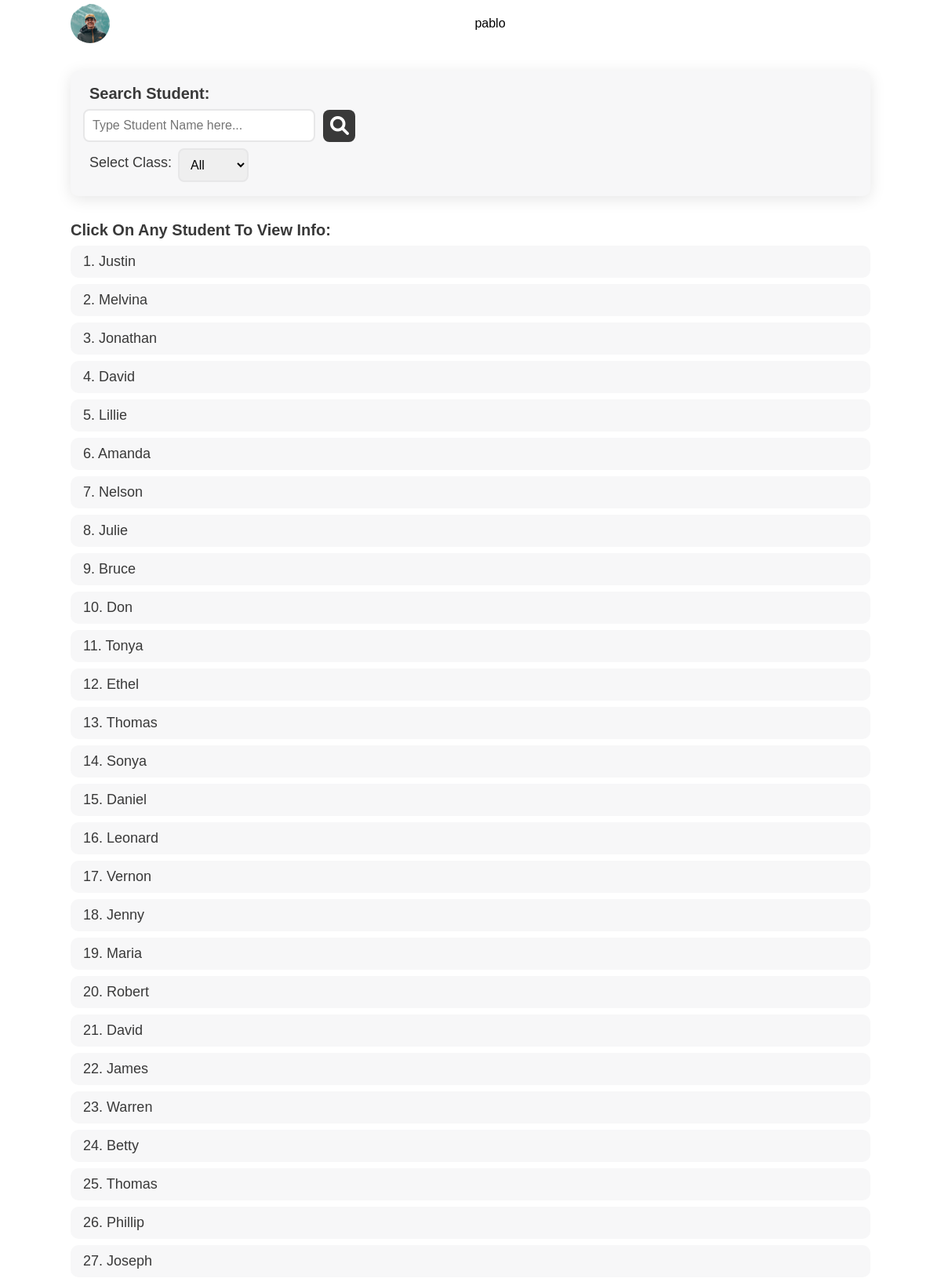
Page /superadmin/students/ (signed in, upper part) on the committed database.
### student/models.py (models this page shows)
class student(models.Model):
    fname = models.CharField(max_length=50)
    mname = models.CharField(max_length=50, blank=True, null=True)
    lname = models.CharField(max_length=50, blank=True, null=True)
    email = models.EmailField(blank=True, null=True)
    phone = models.IntegerField(blank=True, null=True)
    fathername = models.CharField(max_length=70)
    mothername = models.CharField(max_length=70)
    fatherphone = models.IntegerField()
    fatheremail = models.EmailField(blank=True, null=True)
    address = models.CharField(max_length=200)
    add_no = models.CharField(max_length=50, blank=True, null=True)
    roll_no = models.IntegerField()
    Class = models.ForeignKey('teacher.classSection', on_delete=models.PROTECT)
    school = models.ForeignKey('superadmin.school', on_delete=models.PROTECT)
    user = models.OneToOneField(User, on_delete=models.CASCADE)

### superadmin/views.py (the view)
# urls.py: path('students/', views.students, name = 'students'),
def students(request):
    admin = SuperAdmin.objects.get(user = request.user)
    school = admin.school
    students = student.objects.filter(school = admin.school)
    classes = classSection.objects.filter(teacher__in = teacher.objects.filter(school=admin.school))
    return render(request, 'students.html', {'students': students, 'classes': classes})

### templates/superadmin/students.html (shortened to what this page needs)
{% extends 'adminhome.html' %}
{% load static %}
{% block extra-head %}
    <link rel="stylesheet" href="{% static '/css/attendance.css' %}" />
    <link rel="stylesheet" href="{% static '/css/teacherExam.css' %}" />
    <link rel="stylesheet" href="{% static '/css/progress.css' %}" />
    <link rel="stylesheet" href="{% static '/css/adminList.css' %}" />
{% endblock extra-head %}
{% block content %}
    <section id="main">
      <section id="list-hero">
        <div class="menu-list list-hero">
          <div class="list-hero-search">
            <h2>Search Student:</h2>
            <div class="list-search-box">
              <input
                type="text"
                placeholder="Type Student Name here..."
              />
              <i class="fas fa-search"></i>
            </div>
          </div>
          <div class="list-hero-filter">
            <p>Select Class:</p>
            <select name="select-class" id="" onchange="submitHandler(event)">
              <option value="all" selected>All</option>
            </select>
          </div>
        </div>
      </section>
      <section id="admin-stud-list">
        <h2>Click on any student to view info:</h2>
        <div class="admin-stud-list">
          {% for student in students %}
          <div class="stud-list-elem">
            <div>
              <p>{{ forloop.counter }}. {{ student.fname }} {% if student.mname != "NULL" %}{{ student.mname }}{% endif %} {% if student.lname != "NULL" %}{{ student.lname }}{% endif %}</p>
            </div>
          </div>
          {% endfor %}
        </div>
      </section>
    </section>
{% endblock content %}

### templates/superadmin/adminhome.html (shortened to what this page needs)
{% load static %}
<!DOCTYPE html>
<html lang="en">
{% block head %}
  <head>
    <link
      rel="stylesheet"
      href="https://cdnjs.cloudflare.com/ajax/libs/font-awesome/6.0.0-beta2/css/all.min.css"
    />
    <link rel="stylesheet" href="{% static 'css/style.css' %}" />
    {% block extra-head %}{% endblock extra-head %}
  </head>
{% endblock head %}
  <body>
    <section id="main">
    {% block nav %}
      <section id="nav">
        <nav class="top-navbar">
          <div class="profile-picture">
            <img src="{% static 'img/profile.jpg' %}" />
          </div>
          {{ user.username }}
        </nav>
      </section>
      {% endblock nav %}
      {% block content %}{% endblock content %}
    </section>
  </body>
</html>

### static/css/style.css (style rules this page uses)
:root { --dark-green: #1ab7ea; --light-green: #9cdabd; --dark-red: #fb3f4a; --light-red: #fb878e; --light-red: #2196f3; --light-grey: #f7f7f8; --dark-grey: #e7e7e8; --dark: #393939; --faded: #555555; --center-width: 85%; }
* { box-sizing: border-box; margin: 0; padding: 0; }
body { font-family: "Arial", sans-serif; -webkit-font-smoothing: antialiased; }
* { margin: 0; padding: 0; }
#main { margin: auto; margin-bottom: 60px; width: 100%; background-color: #fff; }
#nav { margin-bottom: 30px; }
.top-navbar { margin: auto; display: flex; justify-content: space-between; align-items: center; align-content: center; height: 60px; width: var(--center-width); }
.profile-picture { height: 50px; width: 50px; }
.profile-picture img { height: 100%; width: 100%; border-radius: 50px; object-fit: cover; }
.menu-list, .component-back { background-color: var(--light-grey); border-radius: 10px; display: flex; justify-content: space-between; align-items: center; margin: 1em 0; padding: 10px 16px; transition: all 0.5s ease 0s; box-shadow: 0px 4px 20px rgba(0, 0, 0, 0.1); }
p { color: var(--dark); font-size: 15px; font-weight: 300; }
h2 { color: var(--dark); text-transform: capitalize; font-size: 20px; font-weight: 600; }

### static/css/adminList.css (style rules this page uses)
#list-hero { width: var(--center-width); margin: auto; }
.list-hero { flex-direction: column; align-items: baseline; }
.list-hero-search { width: 100%; }
.list-hero-search > p, .list-hero-search > h2, .list-hero-filter > p { margin: 8px; }
.list-search-box { display: flex; align-items: center; }
.list-search-box > i { font-size: 24px; margin: 0px 10px; background-color: var(--dark); color: #fff; padding: 8.5px; border-radius: 8px; transition: all 0.2s ease 0s; }
input[type="text"] { outline: none; width: 30%; padding: 10px; font-size: 16px; border: 2px solid var(--dark-grey); border-radius: 8px; transition: all 0.4s ease; }
p { font-size: 18px; }
.list-hero-filter { width: 100%; margin: 8px 0px; display: flex; }
.list-hero-filter select { width: 90px; outline: none; padding: 10px; font-size: 16px; border: 2px solid var(--dark-grey); border-radius: 8px; transition: all 0.1s ease; }
#admin-stud-list { width: var(--center-width); margin: auto; padding: 1em 0px; }
.stud-list-elem { background-color: var(--light-grey); border-radius: 10px; display: flex; flex-direction: column; justify-content: flex-start; align-items: flex-start; margin: 0.5em 0; padding: 10px 16px; }

### rows in the picture
student: fname "Justin"
student: fname "Melvina"
student: fname "Jonathan"
student: fname "David"
student: fname "Lillie"
student: fname "Amanda"
student: fname "Nelson"
student: fname "Julie"
student: fname "Bruce"
student: fname "Don"
student: fname "Tonya"
student: fname "Ethel"
student: fname "Thomas"
student: fname "Sonya"
student: fname "Daniel"
student: fname "Leonard"
student: fname "Vernon"
student: fname "Jenny"
student: fname "Maria"
student: fname "Robert"
student: fname "David"
student: fname "James"
student: fname "Warren"
student: fname "Betty"
student: fname "Thomas"
student: fname "Phillip"
student: fname "Joseph"

### other values in the picture
{{ user.username }} "pablo"
